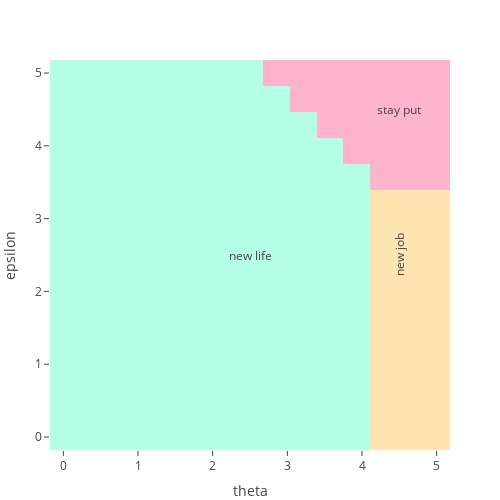

The notebook cell this image was saved under:
### Markdown cell above
#### Policy function $a^*(s)$

- Optimal policy function is easier to read/understand
- We'll look more at it

### Code cell
plot_policy(m)

### Figure 1 — Plotly figure (JSON) as saved in the notebook; plotly's stock layout.template omitted (floating-point values rounded to 4 significant figures; data arrays with more than 128 entries replaced by an {"elided": "..."} marker saying what was removed)
{"data": [{"colorbar": {"autotick": false, "dtick": 1, "tick0": 1}, "colorscale": [[0, "#FFB4CE"], [0.3333, "#FFB4CE"], [0.3333, "#FFE5B4"], [0.6667, "#FFE5B4"], [0.6667, "#B4FFE5"], [1, "#B4FFE5"]], "showscale": false, "type": "heatmap", "x": [0, 0.3571, 0.7143, 1.071, 1.429, 1.786, 2.143, 2.5, 2.857, 3.214, 3.571, 3.929, 4.286, 4.643, 5], "y": [0, 0.3571, 0.7143, 1.071, 1.429, 1.786, 2.143, 2.5, 2.857, 3.214, 3.571, 3.929, 4.286, 4.643, 5], "z": {"elided": "15x15 int values"}}], "layout": {"annotations": [{"showarrow": false, "text": "new life", "x": 2.5, "y": 2.5}, {"showarrow": false, "text": "new job", "textangle": 270, "x": 4.5, "y": 2.5}, {"showarrow": false, "text": "stay put", "x": 4.5, "y": 4.5}], "height": 500, "margin": {"b": 50, "l": 50, "r": 50, "t": 60}, "width": 500, "xaxis": {"autorange": true, "range": [-0.1786, 5.179], "title": {"text": "theta"}, "type": "linear"}, "yaxis": {"autorange": true, "range": [-0.1786, 5.179], "title": {"text": "epsilon"}, "type": "linear"}}}
